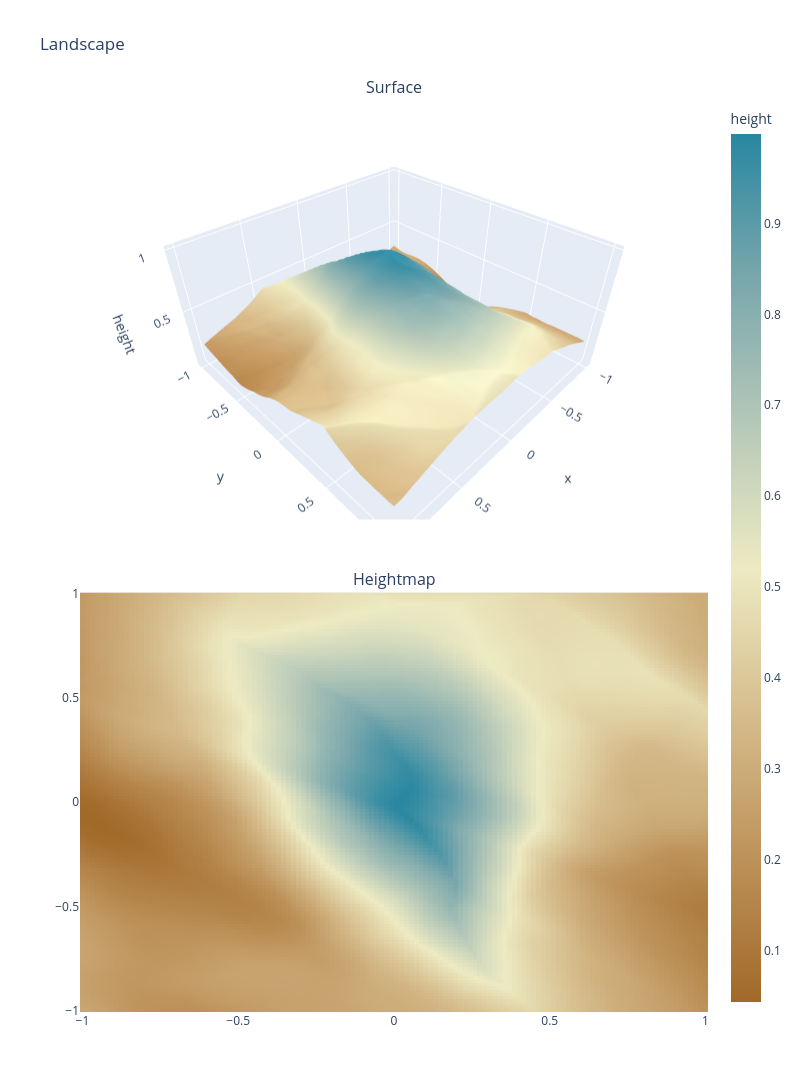

Notebook cell for this chart:
### Code cell
import plotly.graph_objects as go
from plotly.subplots import make_subplots


def evaluate_on_grid(
    model, offset=(0, 0), x_range=(-1, 1), y_range=(-1, 1), resolution=128
):
    x = offset[0] + np.linspace(x_range[0], x_range[1], resolution)
    y = offset[1] + np.linspace(y_range[0], y_range[1], resolution)
    xx, yy = np.meshgrid(x, y)
    grid = np.stack([xx.flatten(), yy.flatten()], axis=-1)

    with torch.no_grad():
        inputs = torch.from_numpy(grid).float()
        raw = model(inputs).detach().cpu().numpy()
        if raw.ndim == 2 and raw.shape[1] == 1:
            raw = raw[:, 0]
        elif raw.ndim != 1:
            raise ValueError(
                f"Model must return one value per grid point, got shape {raw.shape}"
            )
        outputs = raw.reshape(resolution, resolution)

    return x, y, xx, yy, outputs


def plot_landscape(x, y, xx, yy, outputs):
    fig = make_subplots(
        rows=2,
        cols=1,
        specs=[[{"type": "surface"}], [{"type": "heatmap"}]],
        subplot_titles=("Surface", "Heightmap"),
        vertical_spacing=0.08,
    )

    fig.add_trace(
        go.Surface(z=outputs, x=xx, y=yy, colorscale="Earth", showscale=False),
        row=1,
        col=1,
    )
    fig.add_trace(
        go.Heatmap(
            z=outputs, x=x, y=y, colorscale="Earth", colorbar=dict(title="height")
        ),
        row=2,
        col=1,
    )

    fig.update_xaxes(title_text="x", row=1, col=1)
    fig.update_yaxes(title_text="y", row=1, col=1)
    fig.update_scenes(xaxis_title="x", yaxis_title="y", zaxis_title="height")
    fig.update_layout(height=1300, width=800, title="Landscape")
    fig.show()


# def minmax_norm(x):
#     return (x - x.min()) / (x.max() - x.min())


# peek a single mountain at 0,0
def spot_single_mountain_kernel(x):
    return 1 / (1 + torch.norm(x, dim=-1, keepdim=True) ** 2)


offset = (0, 0)
r = 1
x, y, xx, yy, rawheight = evaluate_on_grid(
    mountain_noise, offset, x_range=(-r, r), y_range=(-r, r)
)
# plot_landscape(x, y, xx, yy, rawheight)

kernel_x, kernel_y, kernel_xx, kernel_yy, kernel = evaluate_on_grid(
    spot_single_mountain_kernel
)
# plot_landscape(kernel_x, kernel_y, kernel_xx, kernel_yy, kernel)
norm_height = rawheight * kernel
plot_landscape(x, y, xx, yy, norm_height)

### Figure 1 — Plotly figure (JSON) as saved in the notebook; plotly's stock layout.template omitted (floating-point values rounded to 4 significant figures; data arrays with more than 128 entries replaced by an {"elided": "..."} marker saying what was removed)
{"data": [{"colorscale": [[0, "rgb(161, 105, 40)"], [0.1667, "rgb(189, 146, 90)"], [0.3333, "rgb(214, 189, 141)"], [0.5, "rgb(237, 234, 194)"], [0.6667, "rgb(181, 200, 184)"], [0.8333, "rgb(121, 167, 172)"], [1, "rgb(40, 135, 161)"]], "scene": "scene", "showscale": false, "type": "surface", "x": {"elided": "128x128 float values"}, "y": {"elided": "128x128 float values"}, "z": {"elided": "128x128 float values"}}, {"colorbar": {"title": {"text": "height"}}, "colorscale": [[0, "rgb(161, 105, 40)"], [0.1667, "rgb(189, 146, 90)"], [0.3333, "rgb(214, 189, 141)"], [0.5, "rgb(237, 234, 194)"], [0.6667, "rgb(181, 200, 184)"], [0.8333, "rgb(121, 167, 172)"], [1, "rgb(40, 135, 161)"]], "type": "heatmap", "x": [-1.0, -0.9843, -0.9685, -0.9528, -0.937, -0.9213, -0.9055, -0.8898, -0.874, -0.8583, -0.8425, -0.8268, -0.811, -0.7953, -0.7795, -0.7638, -0.748, -0.7323, -0.7165, -0.7008, -0.685, -0.6693, -0.6535, -0.6378, -0.622, -0.6063, -0.5906, -0.5748, -0.5591, -0.5433, -0.5276, -0.5118, -0.4961, -0.4803, -0.4646, -0.4488, -0.4331, -0.4173, -0.4016, -0.3858, -0.3701, -0.3543, -0.3386, -0.3228, -0.3071, -0.2913, -0.2756, -0.2598, -0.2441, -0.2283, -0.2126, -0.1969, -0.1811, -0.1654, -0.1496, -0.1339, -0.1181, -0.1024, -0.08661, -0.07087, -0.05512, -0.03937, -0.02362, -0.007874, 0.007874, 0.02362, 0.03937, 0.05512, 0.07087, 0.08661, 0.1024, 0.1181, 0.1339, 0.1496, 0.1654, 0.1811, 0.1969, 0.2126, 0.2283, 0.2441, 0.2598, 0.2756, 0.2913, 0.3071, 0.3228, 0.3386, 0.3543, 0.3701, 0.3858, 0.4016, 0.4173, 0.4331, 0.4488, 0.4646, 0.4803, 0.4961, 0.5118, 0.5276, 0.5433, 0.5591, 0.5748, 0.5906, 0.6063, 0.622, 0.6378, 0.6535, 0.6693, 0.685, 0.7008, 0.7165, 0.7323, 0.748, 0.7638, 0.7795, 0.7953, 0.811, 0.8268, 0.8425, 0.8583, 0.874, 0.8898, 0.9055, 0.9213, 0.937, 0.9528, 0.9685, 0.9843, 1.0], "xaxis": "x", "y": [-1.0, -0.9843, -0.9685, -0.9528, -0.937, -0.9213, -0.9055, -0.8898, -0.874, -0.8583, -0.8425, -0.8268, -0.811, -0.7953, -0.7795, -0.7638, -0.748, -0.7323, -0.7165, -0.7008, -0.685, -0.6693, -0.6535, -0.6378, -0.622, -0.6063, -0.5906, -0.5748, -0.5591, -0.5433, -0.5276, -0.5118, -0.4961, -0.4803, -0.4646, -0.4488, -0.4331, -0.4173, -0.4016, -0.3858, -0.3701, -0.3543, -0.3386, -0.3228, -0.3071, -0.2913, -0.2756, -0.2598, -0.2441, -0.2283, -0.2126, -0.1969, -0.1811, -0.1654, -0.1496, -0.1339, -0.1181, -0.1024, -0.08661, -0.07087, -0.05512, -0.03937, -0.02362, -0.007874, 0.007874, 0.02362, 0.03937, 0.05512, 0.07087, 0.08661, 0.1024, 0.1181, 0.1339, 0.1496, 0.1654, 0.1811, 0.1969, 0.2126, 0.2283, 0.2441, 0.2598, 0.2756, 0.2913, 0.3071, 0.3228, 0.3386, 0.3543, 0.3701, 0.3858, 0.4016, 0.4173, 0.4331, 0.4488, 0.4646, 0.4803, 0.4961, 0.5118, 0.5276, 0.5433, 0.5591, 0.5748, 0.5906, 0.6063, 0.622, 0.6378, 0.6535, 0.6693, 0.685, 0.7008, 0.7165, 0.7323, 0.748, 0.7638, 0.7795, 0.7953, 0.811, 0.8268, 0.8425, 0.8583, 0.874, 0.8898, 0.9055, 0.9213, 0.937, 0.9528, 0.9685, 0.9843, 1.0], "yaxis": "y", "z": {"elided": "128x128 float values"}}], "layout": {"annotations": [{"font": {"size": 16}, "showarrow": false, "text": "Surface", "x": 0.5, "xanchor": "center", "xref": "paper", "y": 1, "yanchor": "bottom", "yref": "paper"}, {"font": {"size": 16}, "showarrow": false, "text": "Heightmap", "x": 0.5, "xanchor": "center", "xref": "paper", "y": 0.46, "yanchor": "bottom", "yref": "paper"}], "height": 1300, "scene": {"domain": {"x": [0, 1], "y": [0.54, 1]}, "xaxis": {"title": {"text": "x"}}, "yaxis": {"title": {"text": "y"}}, "zaxis": {"title": {"text": "height"}}}, "title": {"text": "Landscape"}, "width": 800, "xaxis": {"anchor": "y", "domain": [0, 1]}, "yaxis": {"anchor": "x", "domain": [0, 0.46]}}}
